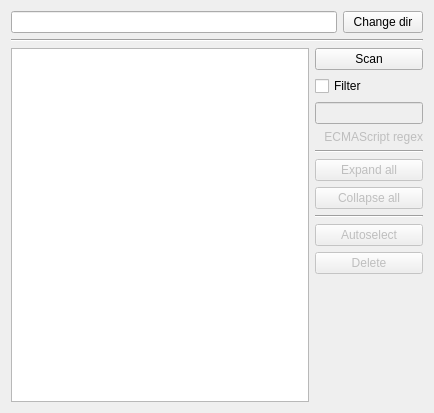
<?xml version="1.0" encoding="UTF-8"?>
<ui version="4.0">
 <class>main_window</class>
 <widget class="QMainWindow" name="main_window">
  <property name="geometry">
   <rect>
    <x>0</x>
    <y>0</y>
    <width>434</width>
    <height>413</height>
   </rect>
  </property>
  <property name="windowTitle">
   <string>Duplicate Finder</string>
  </property>
  <widget class="QWidget" name="centralWidget">
   <property name="sizePolicy">
    <sizepolicy hsizetype="MinimumExpanding" vsizetype="MinimumExpanding">
     <horstretch>0</horstretch>
     <verstretch>0</verstretch>
    </sizepolicy>
   </property>
   <layout class="QGridLayout" name="gridLayout">
    <item row="0" column="0">
     <layout class="QVBoxLayout" name="verticalLayout">
      <item>
       <layout class="QHBoxLayout" name="horizontalLayout">
        <item>
         <widget class="QLineEdit" name="currentDir"/>
        </item>
        <item>
         <widget class="QPushButton" name="changeDirButton">
          <property name="text">
           <string>Change dir</string>
          </property>
         </widget>
        </item>
       </layout>
      </item>
      <item>
       <widget class="Line" name="line_2">
        <property name="orientation">
         <enum>Qt::Horizontal</enum>
        </property>
       </widget>
      </item>
      <item>
       <layout class="QHBoxLayout" name="horizontalLayout_2">
        <item>
         <widget class="QTreeWidget" name="treeWidget">
          <property name="sizePolicy">
           <sizepolicy hsizetype="Expanding" vsizetype="Expanding">
            <horstretch>1</horstretch>
            <verstretch>0</verstretch>
           </sizepolicy>
          </property>
          <attribute name="headerVisible">
           <bool>false</bool>
          </attribute>
          <attribute name="headerCascadingSectionResizes">
           <bool>false</bool>
          </attribute>
          <attribute name="headerHighlightSections">
           <bool>false</bool>
          </attribute>
          <attribute name="headerStretchLastSection">
           <bool>true</bool>
          </attribute>
          <column>
           <property name="text">
            <string>Duplicates</string>
           </property>
          </column>
         </widget>
        </item>
        <item>
         <layout class="QVBoxLayout" name="verticalLayout_2">
          <property name="sizeConstraint">
           <enum>QLayout::SetDefaultConstraint</enum>
          </property>
          <item>
           <widget class="QPushButton" name="scanButton">
            <property name="text">
             <string>Scan</string>
            </property>
           </widget>
          </item>
          <item>
           <widget class="QCheckBox" name="filterFlag">
            <property name="text">
             <string>Filter</string>
            </property>
           </widget>
          </item>
          <item>
           <widget class="QLineEdit" name="filterRegex">
            <property name="enabled">
             <bool>false</bool>
            </property>
           </widget>
          </item>
          <item>
           <widget class="QLabel" name="filterRegexLabel">
            <property name="enabled">
             <bool>false</bool>
            </property>
            <property name="text">
             <string>ECMAScript regex</string>
            </property>
            <property name="alignment">
             <set>Qt::AlignRight|Qt::AlignTop|Qt::AlignTrailing</set>
            </property>
           </widget>
          </item>
          <item>
           <widget class="Line" name="line">
            <property name="orientation">
             <enum>Qt::Horizontal</enum>
            </property>
           </widget>
          </item>
          <item>
           <widget class="QPushButton" name="expandAllButton">
            <property name="enabled">
             <bool>false</bool>
            </property>
            <property name="text">
             <string>Expand all</string>
            </property>
           </widget>
          </item>
          <item>
           <widget class="QPushButton" name="collapseAllButton">
            <property name="enabled">
             <bool>false</bool>
            </property>
            <property name="text">
             <string>Collapse all</string>
            </property>
           </widget>
          </item>
          <item>
           <widget class="Line" name="line_3">
            <property name="orientation">
             <enum>Qt::Horizontal</enum>
            </property>
           </widget>
          </item>
          <item>
           <widget class="QPushButton" name="autoselectButton">
            <property name="enabled">
             <bool>false</bool>
            </property>
            <property name="text">
             <string>Autoselect</string>
            </property>
           </widget>
          </item>
          <item>
           <widget class="QPushButton" name="deleteButton">
            <property name="enabled">
             <bool>false</bool>
            </property>
            <property name="text">
             <string>Delete</string>
            </property>
           </widget>
          </item>
          <item>
           <spacer name="verticalSpacer">
            <property name="orientation">
             <enum>Qt::Vertical</enum>
            </property>
            <property name="sizeHint" stdset="0">
             <size>
              <width>20</width>
              <height>40</height>
             </size>
            </property>
           </spacer>
          </item>
         </layout>
        </item>
       </layout>
      </item>
     </layout>
    </item>
   </layout>
  </widget>
 </widget>
 <layoutdefault spacing="6" margin="11"/>
 <resources/>
 <connections/>
 <slots>
  <slot>change_dir()</slot>
  <slot>validate_dir()</slot>
  <slot>filter_state_changed()</slot>
  <slot>validate_regex()</slot>
 </slots>
</ui>
